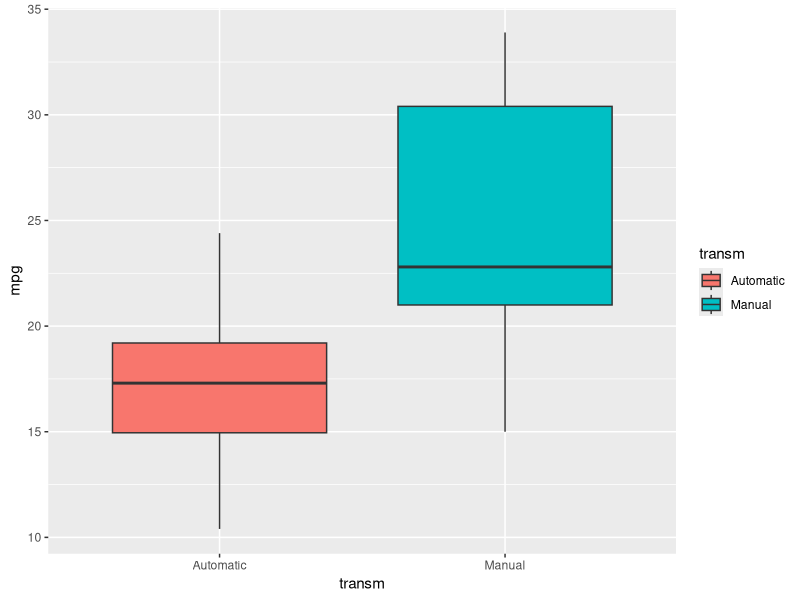
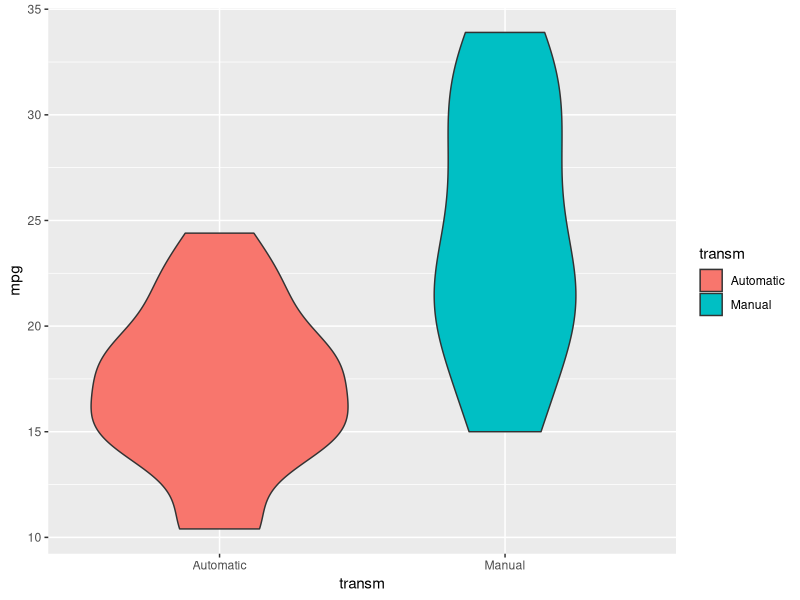
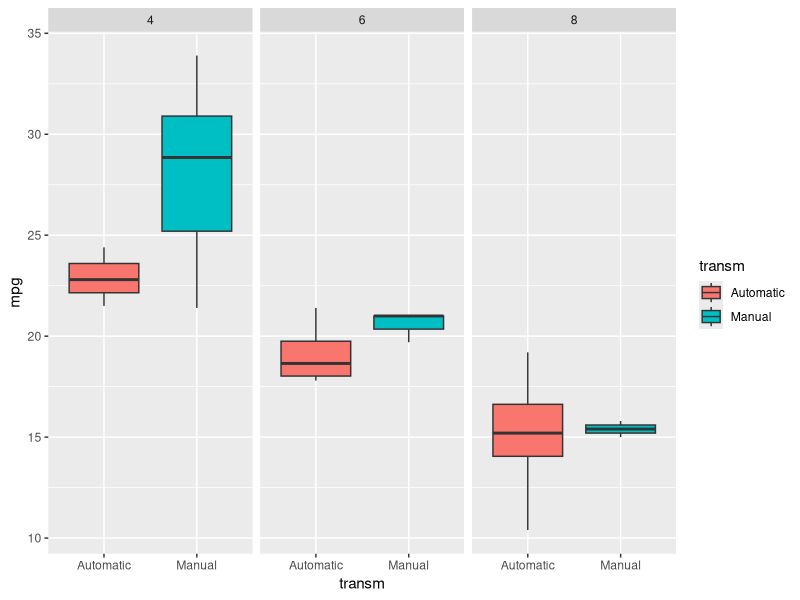
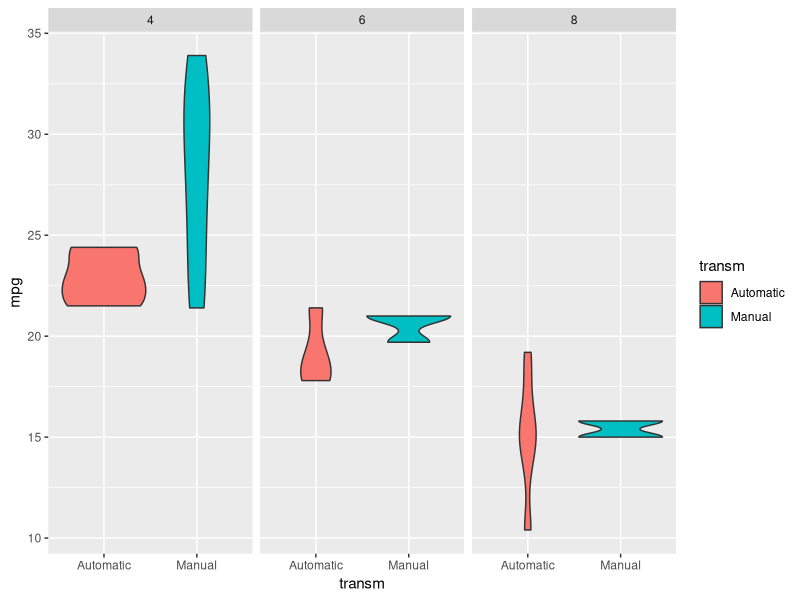
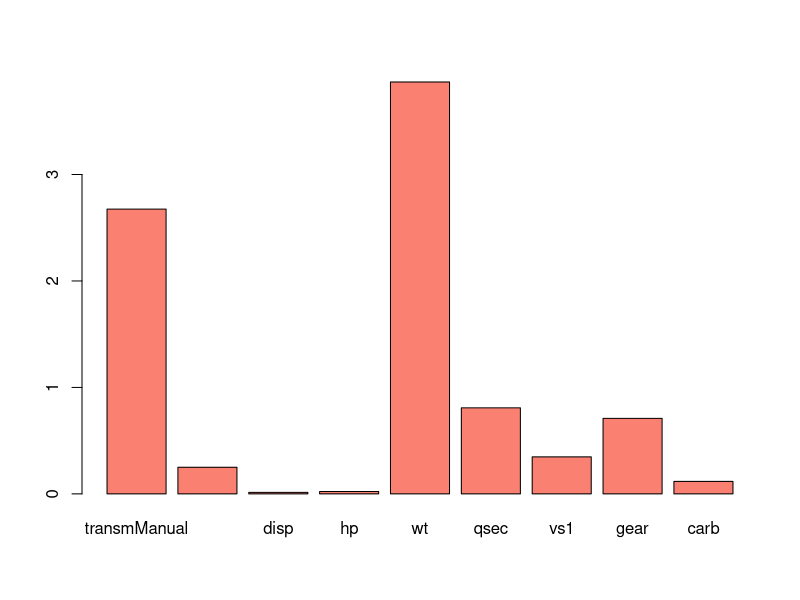
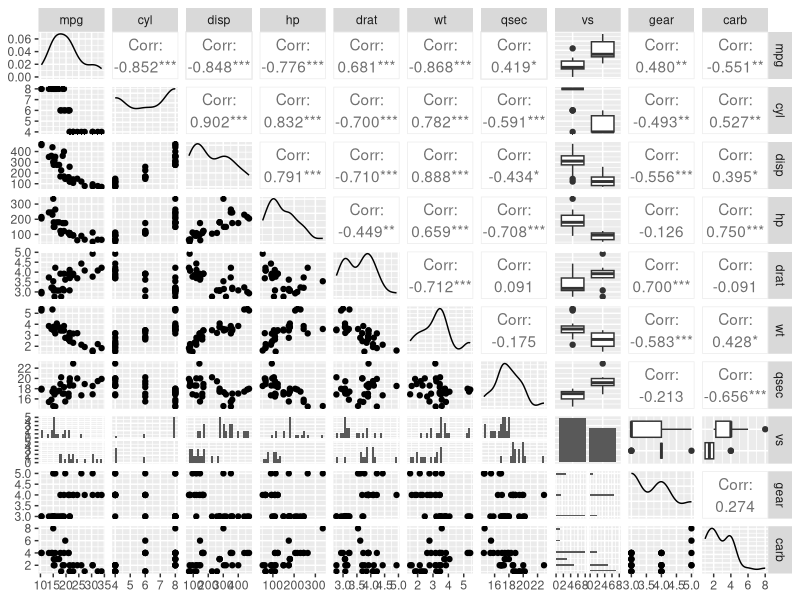

Here is the R script that generated these plots, in order:
## ---- chunk 1
data("mtcars")

mtcars$transm <- as.factor(mtcars$am)
levels(mtcars$transm)<-c("Automatic","Manual")
mtcars$vs <- as.factor(mtcars$vs)
## ---- chunk 2
library(ggplot2)
library(GGally)
summary(mtcars)
str(mtcars)
ggplot(data=mtcars, aes(x=transm, y=mpg, fill=transm))+geom_boxplot()
ggplot(data=mtcars, aes(x=transm, y=mpg, fill=transm))+geom_violin()

ggplot(data=mtcars, aes(x=transm, y=mpg, fill=transm))+geom_boxplot()+facet_grid(.~cyl)
ggplot(data=mtcars, aes(x=transm, y=mpg, fill=transm))+geom_violin()+facet_grid(.~cyl)

manual <- subset(mtcars, transm=="Manual")
automatic <- subset(mtcars, transm=="Automatic")

#regress against all variables to see which coefficients are the most important
coeffs<-lm(data=mtcars, mpg~transm+cyl+disp+hp+wt+qsec+vs+gear+carb)$coeff
#largest impact is by weight, second largest by weight
barplot(abs(coeffs[-1]), col="salmon")


# do pair plot 6
ggpairs(mtcars[,c(-9,-12)], colour=mtcars$transm)

#try: remove effect of weight (and other variables) to better look at effect of transmission 
# for cras with same weight, what is the effect of transmission? 

